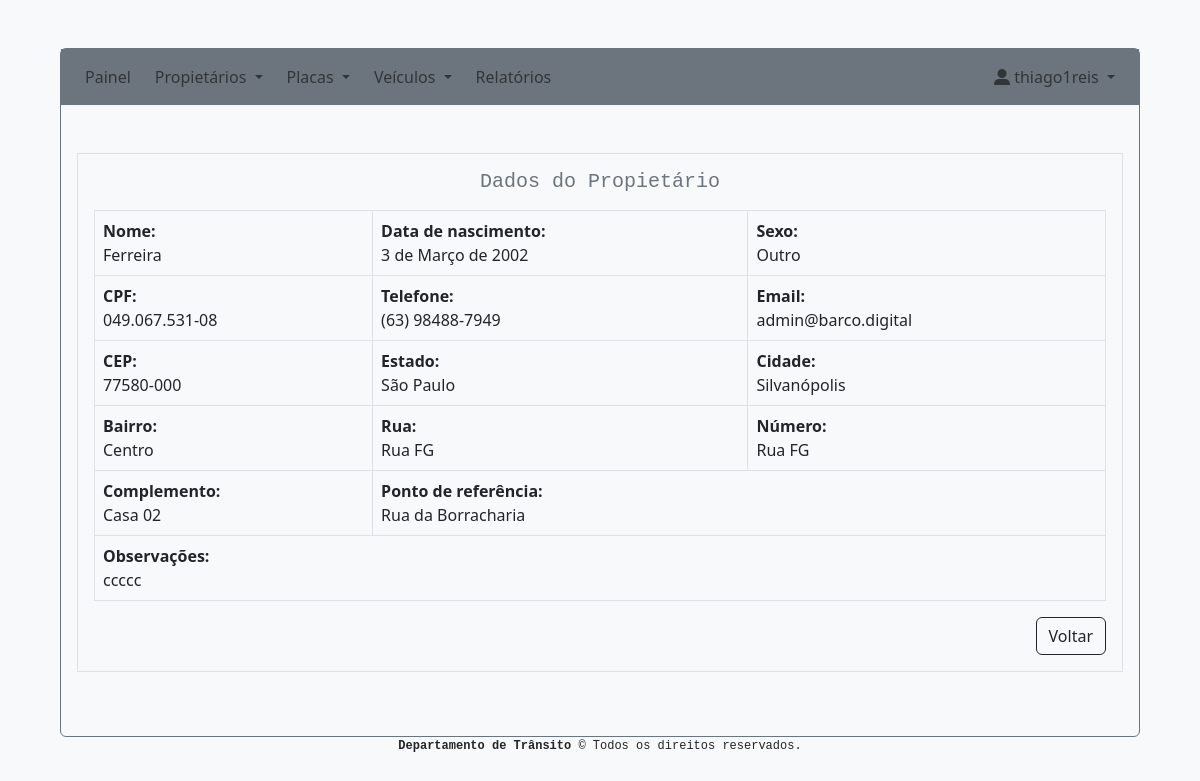
The app's page /sistema/propietario/visualizar/5 (signed in) with its own data.
### system/models.py (models this page shows, shortened)
class Owner(models.Model):
    SEX_CHOICES = [
        ('Feminino', 'Feminino'),
        ('Maculino', 'Maculino'),
        ('Outro', 'Outro')
    ]
    name = models.CharField(max_length=255)
    birth_date = models.DateField()
    sex = models.CharField(max_length=10, choices=SEX_CHOICES, blank=False, null=False)
    cpf = models.CharField(max_length=255)
    telephone = models.CharField(max_length=255, blank=True, null=True)
    email = models.EmailField(blank=True, null=True)
    zip_code = models.CharField(max_length=255)
    state = models.CharField(max_length=25, choices=STATE_CHOICES, blank=False, null=False)
    city = models.CharField(max_length=255)
    district = models.CharField(max_length=255)
    road = models.CharField(max_length=255)
    number = models.IntegerField(blank=True, null=True)
    complement = models.CharField(max_length=255, blank=True, null=True)
    reference_point = models.CharField(max_length=255, blank=True, null=True)
    comments = models.CharField(max_length=255, blank=True, null=True)
    created = models.DateTimeField('created', auto_now_add=True)
    modified = models.DateTimeField('modified', auto_now=True)

### system/views.py (the view)
# urls.py: path('propietario/visualizar/<int:owner_pk>', views.owner_show, name='owner_show'),
@login_required(login_url="/")
def owner_show(request, owner_pk):
    owner = Owner.objects.get(pk=owner_pk)
    context = {
            'owner': owner
        }
    return render(request, 'system/owner_show.html', context,)

### system/templates/system/owner_show.html
{% extends 'base.html' %}
{% block content %}
    <div class="border p-3 m-3">
        <h5 class="font-monospace text-secondary text-center mb-3">Dados do Propietário</h5>
        <div class="table-responsive">
          <table class="table table-bordered">
            <tbody>
              <tr>
                <td><span class="fw-bold">Nome:</span><br>{{ owner.name }}</td>
                <td><span class="fw-bold">Data de nascimento:</span><br>{{ owner.birth_date }}</td>
                <td><span class="fw-bold">Sexo:</span><br>{{ owner.sex }}</td>
              </tr>
              <tr>
                <td><span class="fw-bold">CPF:</span><br>{{ owner.cpf }}</td>
                <td><span class="fw-bold">Telefone:</span><br>{{ owner.telephone }}</td>
                <td><span class="fw-bold">Email:</span><br>{{ owner.email }}</td>
              </tr>
              <tr>
                <td><span class="fw-bold">CEP:</span><br>{{ owner.zip_code }}</td>
                <td><span class="fw-bold">Estado:</span><br>{{ owner.state }}</td>
                <td><span class="fw-bold">Cidade:</span><br>{{ owner.city }}</td>
              </tr>
              <tr>
                <td><span class="fw-bold">Bairro:</span><br>{{ owner.district }}</td>
                <td><span class="fw-bold">Rua:</span><br>{{ owner.road }}</td>
                <td><span class="fw-bold">Número:</span><br>{{ owner.road }}</td>
              </tr>
              <tr>
                <td><span class="fw-bold">Complemento:</span><br>{{ owner.complement }}</td>
                <td colspan="2"><span class="fw-bold">Ponto de referência:</span><br>{{ owner.reference_point }}</td>
              </tr>
              <tr>
                <td colspan="3"><span class="fw-bold">Observações:</span><br>{{ owner.comments }}</td>
              </tr>
            </tbody>
          </table>
          <div class="d-grid gap-3 d-md-flex justify-content-md-end">
            <a href="{% url 'owner_index' %}" class="btn btn-outline-dark ">Voltar</a>
        </div>
        </div>
    </div>
{% endblock %}

### system/templates/menu.html (shortened to what this page needs)
<nav class="navbar navbar-expand-lg navbar-secondary bg-secondary mb-5 ">
    <div class="container-fluid">
        <div class="collapse navbar-collapse" id="navbarNavAltMarkup">
            {% if user.is_authenticated %}
                <ul class="navbar-nav me-auto mb-lg-0">
                    <li class="nav-item px-1">
                        <a class="nav-link" aria-current="page" href="{% url 'sistema' %}">Painel</a>
                    </li>
                    <li class="nav-item dropdown px-1">
                        <a class="nav-link dropdown-toggle" href="#" id="navbarDropdown" role="button" data-bs-toggle="dropdown" aria-expanded="false">
                            Propietários
                        </a>
                    </li>
                    <li class="nav-item dropdown px-1">
                        <a class="nav-link dropdown-toggle" href="#" id="navbarDropdown" role="button" data-bs-toggle="dropdown" aria-expanded="false">
                            Placas
                        </a>
                    </li>
                    <li class="nav-item dropdown px-1">
                        <a class="nav-link dropdown-toggle" href="#" id="navbarDropdown" role="button" data-bs-toggle="dropdown" aria-expanded="false">
                            Veículos
                        </a>
                    </li>
                    <li class="nav-item px-1">
                        <a class="nav-link" href="">Relatórios</a>
                    </li>
                </ul>
                <div class="d-flex">
                    <ul class="navbar-nav">
                    <li class="nav-item dropdown px-1">
                        <a class="nav-link dropdown-toggle" href="#" id="navbarDropdown" role="button" data-bs-toggle="dropdown" aria-expanded="false">
                            <i class="fa-solid fa-user-large"></i>
                            {{ user.get_username }}
                        </a>
                    </li>
                    </ul>
                </div>
            {% endif %}
        </div>
    </div>
</nav>

### records on screen
Owner: name "Ferreira", birth_date "3 de Março de 2002", sex "Outro", cpf "049.067.531-08", telephone "(63) 98488-7949", email "admin@barco.digital", zip_code "77580-000", state "São Paulo", city "Silvanópolis", district "Centro", road "Rua FG", complement "Casa 02", reference_point "Rua da Borracharia", comments "ccccc"

### other values on screen
{{ user.get_username }} "thiago1reis"
